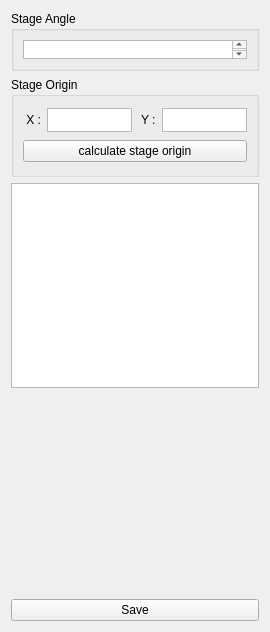
<?xml version="1.0" encoding="UTF-8"?>
<ui version="4.0">
 <class>_StageCaliberationSection</class>
 <widget class="QWidget" name="_StageCaliberationSection">
  <property name="geometry">
   <rect>
    <x>0</x>
    <y>0</y>
    <width>270</width>
    <height>632</height>
   </rect>
  </property>
  <property name="windowTitle">
   <string>Form</string>
  </property>
  <layout class="QVBoxLayout" name="verticalLayout_3">
   <item>
    <widget class="QGroupBox" name="stage_angle_group_box">
     <property name="sizePolicy">
      <sizepolicy hsizetype="Preferred" vsizetype="Minimum">
       <horstretch>0</horstretch>
       <verstretch>0</verstretch>
      </sizepolicy>
     </property>
     <property name="maximumSize">
      <size>
       <width>16777215</width>
       <height>60</height>
      </size>
     </property>
     <property name="title">
      <string>Stage Angle</string>
     </property>
     <layout class="QVBoxLayout" name="verticalLayout">
      <item>
       <widget class="QTextBrowser" name="stage_angle_out_browser">
        <property name="maximumSize">
         <size>
          <width>16777215</width>
          <height>24</height>
         </size>
        </property>
       </widget>
      </item>
     </layout>
    </widget>
   </item>
   <item>
    <widget class="QGroupBox" name="stage_origin_groupbox">
     <property name="sizePolicy">
      <sizepolicy hsizetype="Preferred" vsizetype="Minimum">
       <horstretch>0</horstretch>
       <verstretch>0</verstretch>
      </sizepolicy>
     </property>
     <property name="maximumSize">
      <size>
       <width>16777215</width>
       <height>100</height>
      </size>
     </property>
     <property name="title">
      <string>Stage Origin</string>
     </property>
     <layout class="QVBoxLayout" name="verticalLayout_2">
      <item>
       <layout class="QHBoxLayout" name="horizontalLayout">
        <item>
         <widget class="QLabel" name="stage_angle_label_X">
          <property name="text">
           <string> X :</string>
          </property>
         </widget>
        </item>
        <item>
         <widget class="QTextBrowser" name="stage_angle_out_browser_X">
          <property name="maximumSize">
           <size>
            <width>16777215</width>
            <height>24</height>
           </size>
          </property>
         </widget>
        </item>
        <item>
         <widget class="QLabel" name="stage_angle_label_Y">
          <property name="text">
           <string> Y :</string>
          </property>
         </widget>
        </item>
        <item>
         <widget class="QTextBrowser" name="stage_angle_out_browser_Y">
          <property name="maximumSize">
           <size>
            <width>16777215</width>
            <height>24</height>
           </size>
          </property>
         </widget>
        </item>
       </layout>
      </item>
      <item>
       <widget class="QPushButton" name="calculate_origin_button">
        <property name="text">
         <string>calculate stage origin</string>
        </property>
       </widget>
      </item>
     </layout>
    </widget>
   </item>
   <item>
    <widget class="QTextBrowser" name="instruction_display_text_browser">
     <property name="source">
      <url>
       <string>qrc:/Config/Docs/instructions_light_caliberation.htm</string>
      </url>
     </property>
    </widget>
   </item>
   <item>
    <spacer name="verticalSpacer">
     <property name="orientation">
      <enum>Qt::Vertical</enum>
     </property>
     <property name="sizeHint" stdset="0">
      <size>
       <width>20</width>
       <height>40</height>
      </size>
     </property>
    </spacer>
   </item>
   <item>
    <widget class="QPushButton" name="save_button">
     <property name="text">
      <string>Save</string>
     </property>
    </widget>
   </item>
  </layout>
 </widget>
 <resources/>
 <connections/>
</ui>
